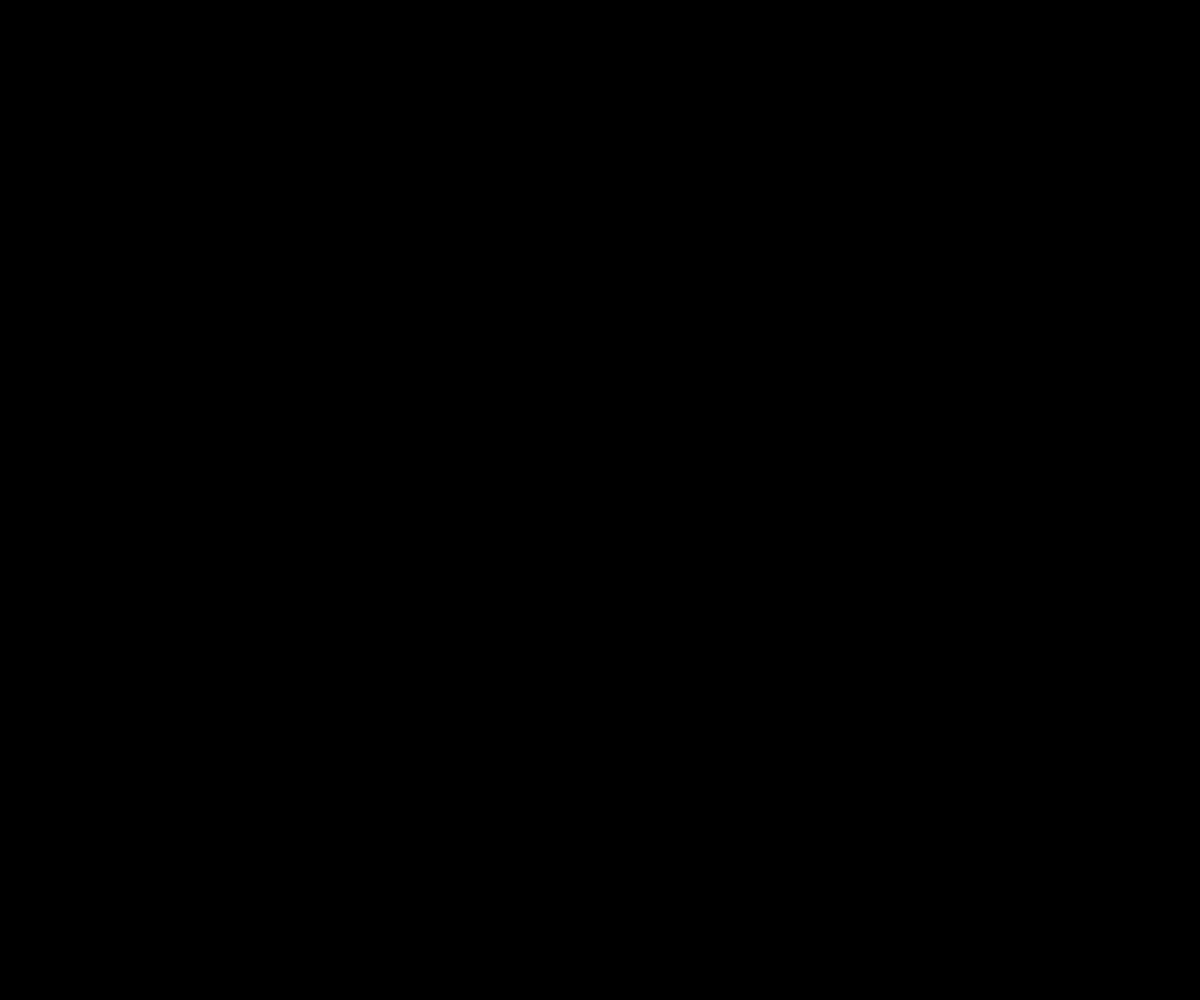
Frame 1 (no input)
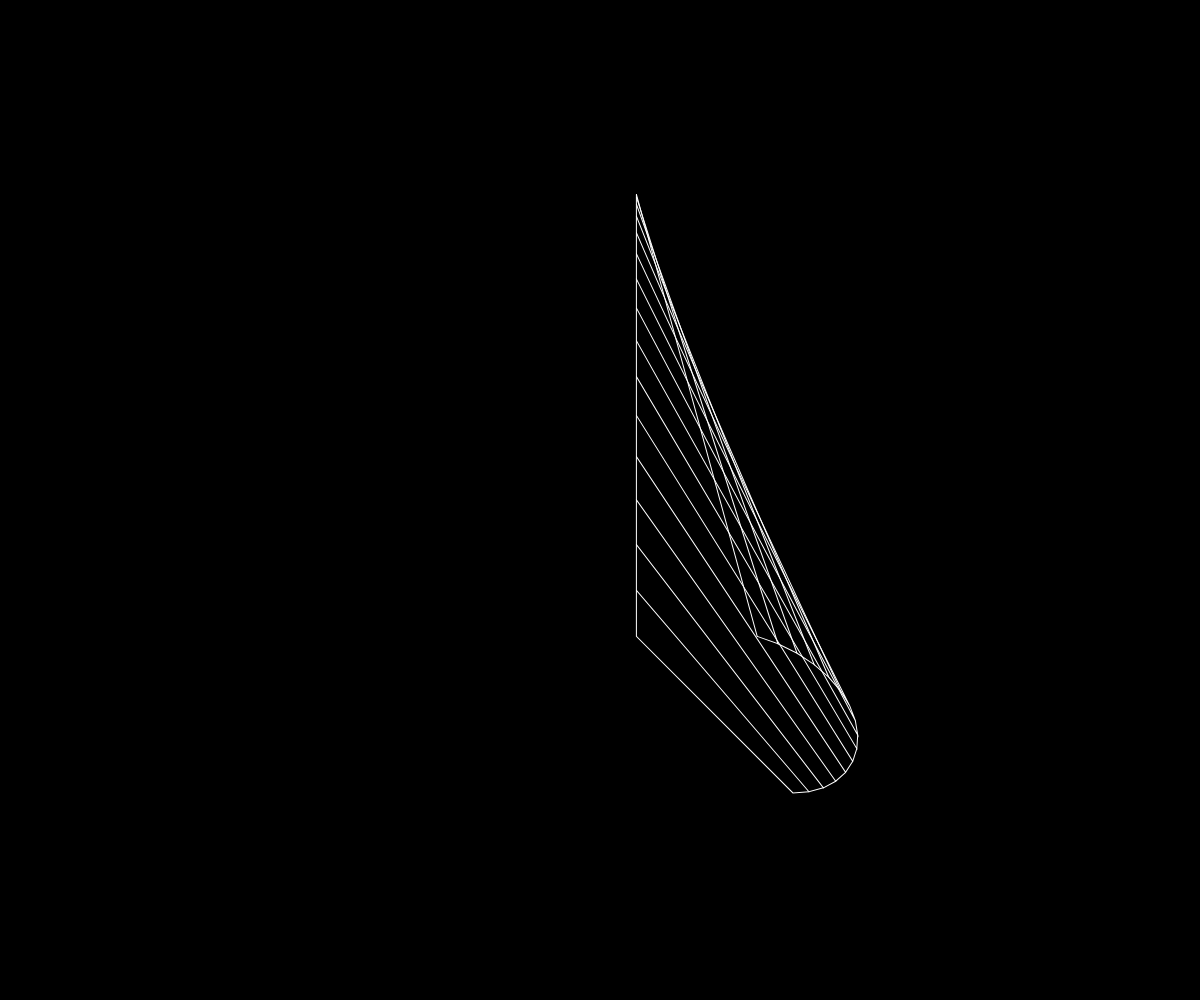
Frame 60 (no input)
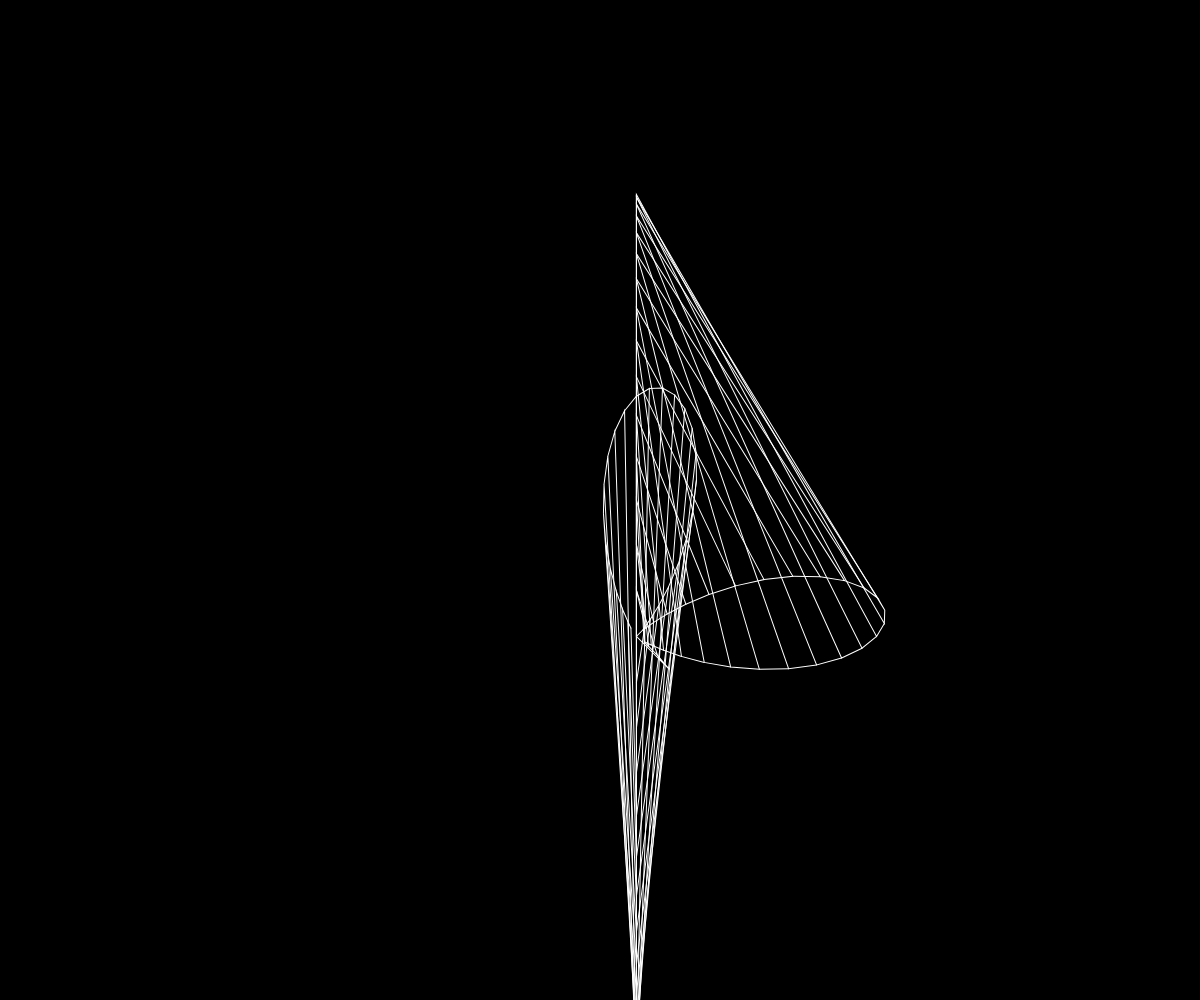
Frame 120 (the mouse pressed at the canvas centre since frame 60)

The p5.js sketch that drew these frames (run headless with seeded random() and noise() and a simulated clock; from frame 60 on, the mouse is pressed at the canvas centre):

// p5.js sketch
// ── sketch.js
function setup() {
  createCanvas(windowWidth, windowHeight);
}

function draw() {
  background(0);
  stroke(255)
  let r = height /4
  strokeWeight(1)
  //noFill()

  rotate(PI/4)
  translate(width/4,-height/2)
  beginShape(QUAD_STRIP)
  let sqsfc = sin((frameCount-1) * 0.005)*sin((frameCount-1) * 0.005)*180
  for (let i = 0; i <= sqsfc ; i++) {
    let ang = i * PI / 60
    let x = r * cos(ang)
    let y = r * sin(ang)
    let varying = sin(frameCount * 0.005)*4
    //fill(map(sin(ang),-1,1,0,255))
    noFill()
    stroke(255)
    //stroke(255-sin(ang)*sin(ang)*255)
    let c = cos(varying * atan(x / y))
    let modif = 1 - PI/(1+varying) * c * c
    let cent1 = createVector(width / 2+ y*x*0.01, height / 2 + y*x*0.01)
    let cent2 = createVector(width / 2- y*x*0.01, height / 2 - y*x*0.01)
    x *= modif
    y *= modif
    // line(width / 2 + x, height / 2 + y, cent.x - x * y * 2, cent.y - modif)
    curveVertex(width / 2 + x, height / 2 - y)
    curveVertex(cent2.x, cent2.y)
    //curveVertex(width / 2 +x, height / 2 + y)
    //curveVertex(cent1.x, cent1.y)
  }
  endShape()


}
